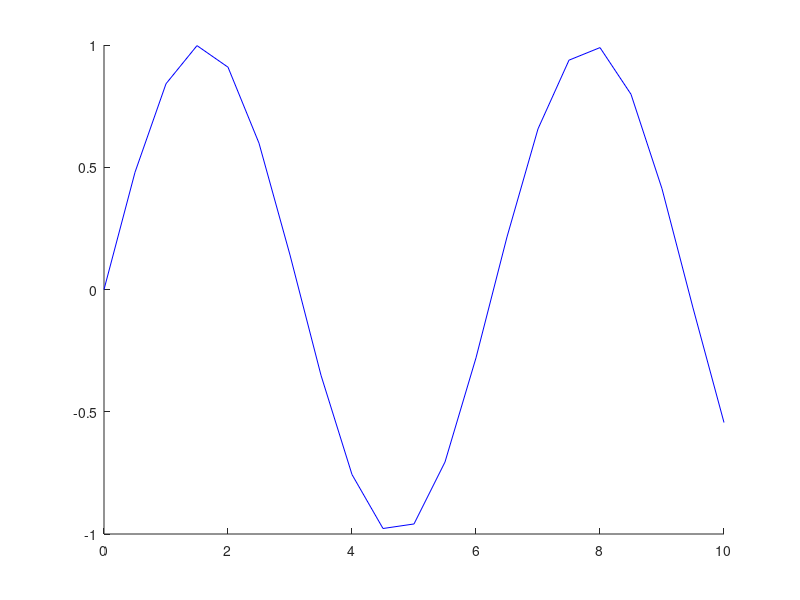

Reproduce this figure in MATLAB. (Note: this script raises an error after producing the figure.)
clear all; close all;

t = 0:5e-1:10;
x = sin(t);

figure(1);
hold on;
plot(t, x, 'b');

d1 = fdesign.fracdelay(0.5, 1);
Hd1 = design(d1, 'lagrange', 'filterstructure', 'farrowfd');
y = filter(Hd1, x);

plot(t, y, 'r');

d2 = fdesign.fracdelay(0.999, 1);
Hd2 = design(d2, 'lagrange', 'filterstructure', 'farrowfd');
z = filter(Hd2, x);

plot(t, z, 'g');

cy = xcorr(x, y);
cz = xcorr(x, z);

Cy = cy(ceil(length(cy)/2));
Cz = cz(ceil(length(cz)/2));
fprintf(1, "Cy: %f + %fi\nCz: %f + %fi\n", real(Cy), imag(Cy), real(Cz), imag(Cz));

figure(2);
axis square;
plot(real([Cy Cz 0]), imag([Cy Cz 0]), 'o');